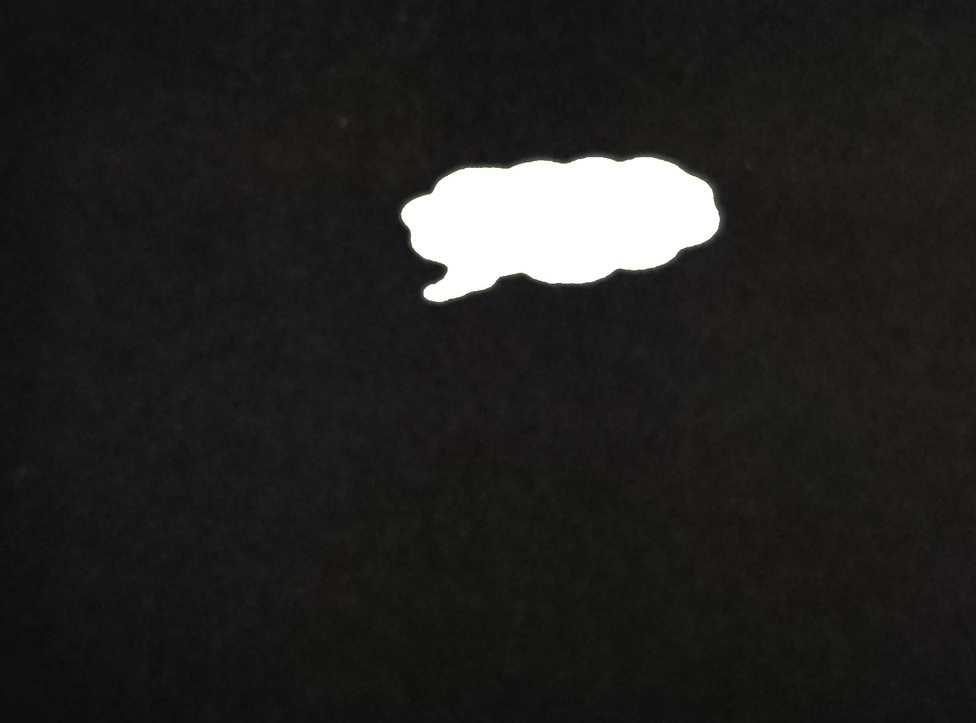
#> input picture picture/cc.jpg, 976 x 723 px, shrunk from 1546 x 1145 before the run
$ python '最小包围框.py'
#> lines starting #> are read from the running program, lines starting #| are printed output that depends on the picture; after the words box and inside, x2 and y2 are one past the last pixel; in counts of white or black regions, pixels touching at a corner belong together; long printed decimals are rounded
import cv2
import numpy as np

img = cv2.imread('picture/cc.jpg')
#> img is the input picture: shape (723, 976, 3); mean B, G, R 33.6, 34.4, 34.8
cv2.imshow("original", img)
gray = cv2.cvtColor(img, cv2.COLOR_BGR2GRAY)
ret, binary = cv2.threshold(gray, 127, 255, cv2.THRESH_BINARY)
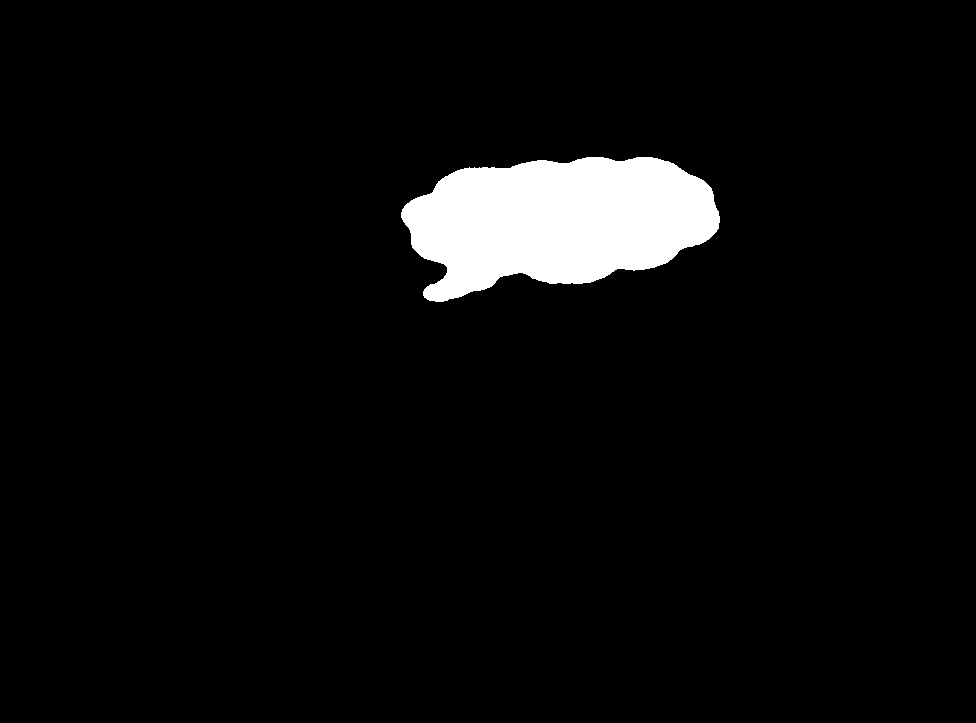
#> binary: shape (723, 976); 4.6% white; 1 white region

contours, hierarchy = cv2.findContours(binary, cv2.RETR_LIST, cv2.CHAIN_APPROX_SIMPLE)
#> contours = 1 contour; box (x1, y1, x2, y2) and area: (401, 157, 720, 302) 32132
'''最小包围矩形框'''
rect = cv2.minAreaRect(contours[0])
#> rect = ((560.5, 220.5), (315.5, 129.6), -7.36)
print("返回值rect：\n", rect)
#| 返回值rect：
#|  ((560.516, 220.491), (315.505, 129.562), -7.365)
points = cv2.boxPoints(rect)  # 转换类型
#> points = [[412.4, 305], [395.8, 176.5], [708.7, 136], [725.3, 264.5]]
print("转换后的points:\n", points)
#| 转换后的points:
#|  [[412.3689  304.959]
#|  [395.761   176.466]
#|  [708.663 136.0232 ]
#|  [725.271 264.516]]
points = np.int0(points)  # 取整
#> points = [[412, 304], [395, 176], [708, 136], [725, 264]]
cv2.drawContours(img, [points], 0, (255, 255, 255), 2)
cv2.imshow("result", img)

print("面积为：", cv2.contourArea(contours[0]))
#| 面积为： 32131.5

'''最优拟合椭圆'''
ellipse = cv2.fitEllipse(contours[0])
#> ellipse = ((551, 222.3), (130.2, 338.2), 83.03)
cv2.ellipse(img, ellipse, (0, 255, 0), 3)
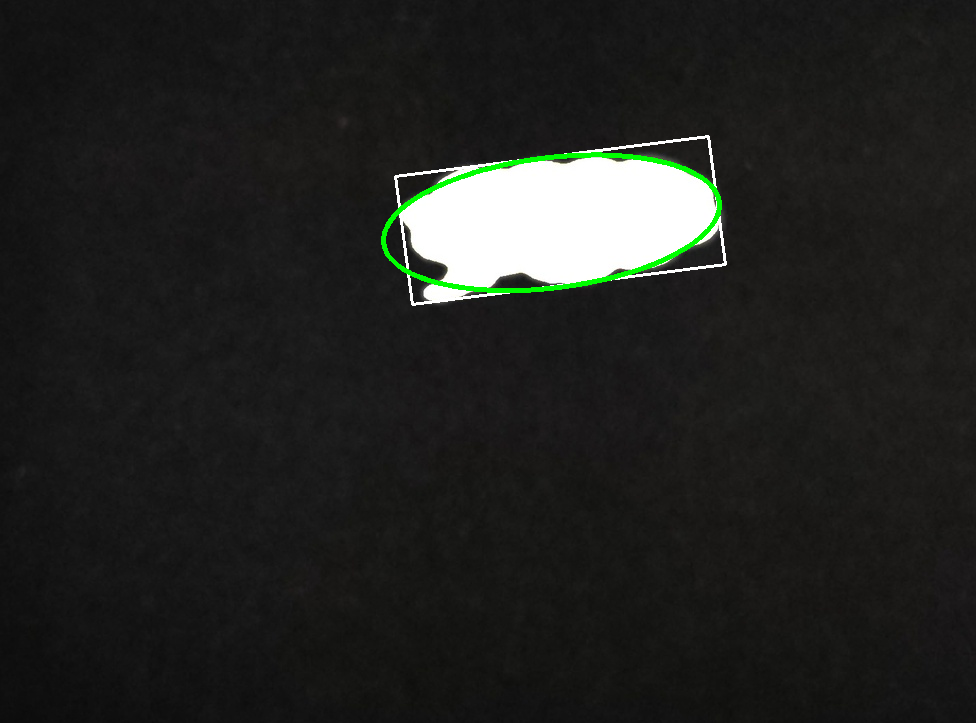
#> img: shape (723, 976, 3); mean B, G, R 33.5, 35.8, 34.7
print("ellipse=", ellipse)
#| ellipse= ((551.016, 222.271), (130.239, 338.195), 83.028)
cv2.imshow("ellipse", img)

'''凸包'''
img = cv2.imread("picture/cc.jpg")
mask0 = img[:, :] > 100
mask1 = img[:, :] < 100
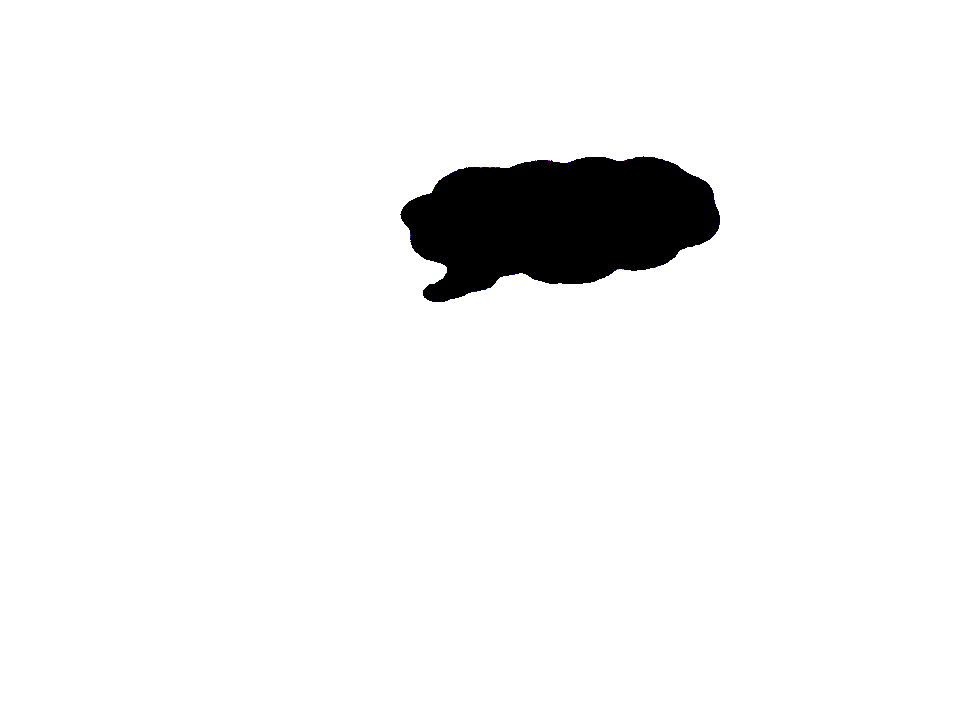
#> mask1: shape (723, 976, 3) bool; mean B, G, R 0.954, 0.954, 0.954
img[mask0] = 255
img[mask1] = 0
kernel = np.ones((3, 3), np.uint8)
img = cv2.morphologyEx(img, cv2.MORPH_DILATE, kernel, iterations=1)
img = cv2.morphologyEx(img, cv2.MORPH_ERODE, kernel, iterations=1)

gray = cv2.cvtColor(img, cv2.COLOR_BGR2GRAY)
ret, binary = cv2.threshold(gray, 127, 255, cv2.THRESH_BINARY)
#> binary: shape (723, 976); 4.6% white; 1 white region
contours, hierarchy = cv2.findContours(binary, cv2.RETR_LIST, cv2.CHAIN_APPROX_SIMPLE)
#> contours = 1 contour; box (x1, y1, x2, y2) and area: (400, 156, 720, 302) 32298
hull = cv2.convexHull(contours[0])  # 返回坐标值
#> hull = contour of 39 points, box (x1, y1, x2, y2) (400, 156, 720, 302), area 35118
# hull2 = cv2.convexHull(contours[0], returnPoints=False) #返回索引值
print(hull)
#> (printed output is left out)
cv2.polylines(img, [hull], True, (0, 255, 0), 2)
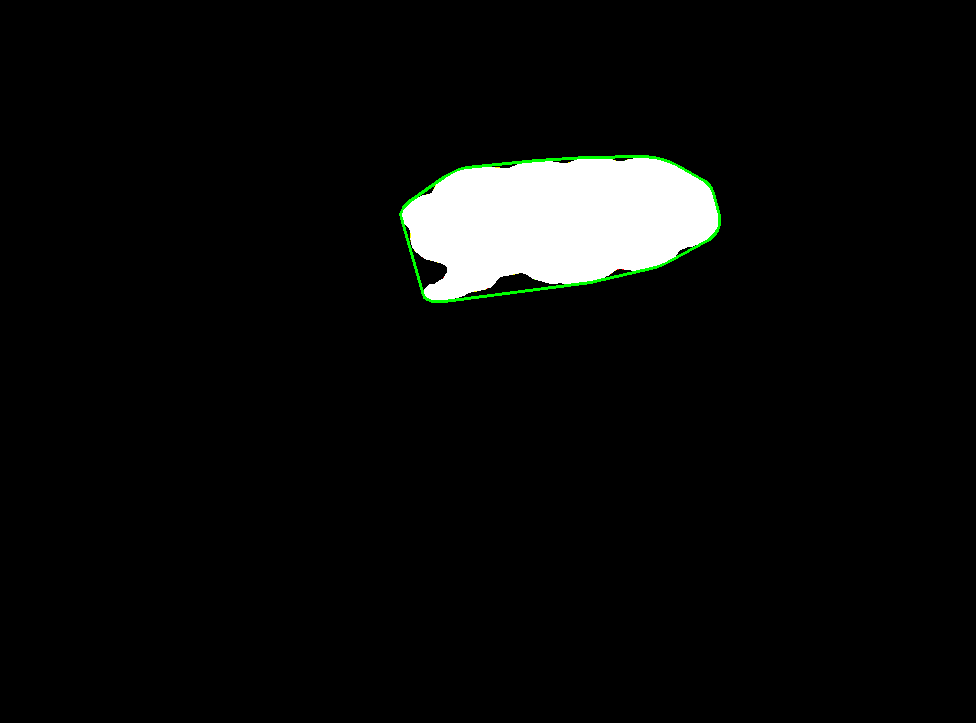
#> img: shape (723, 976, 3); mean B, G, R 11.6, 12.4, 11.6
cv2.imshow("凸包", img)

cv2.waitKey()
cv2.destroyAllWindows()
